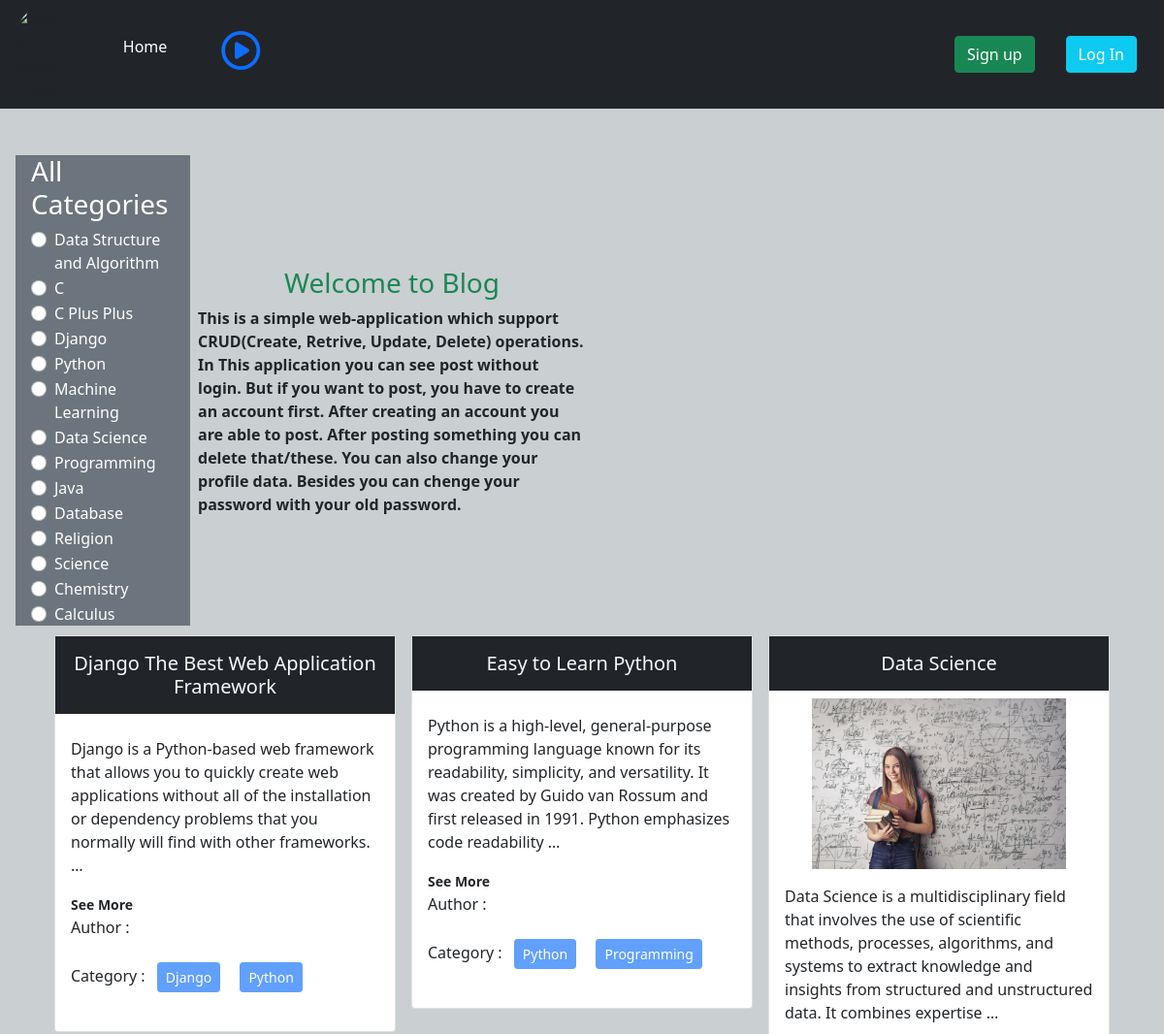
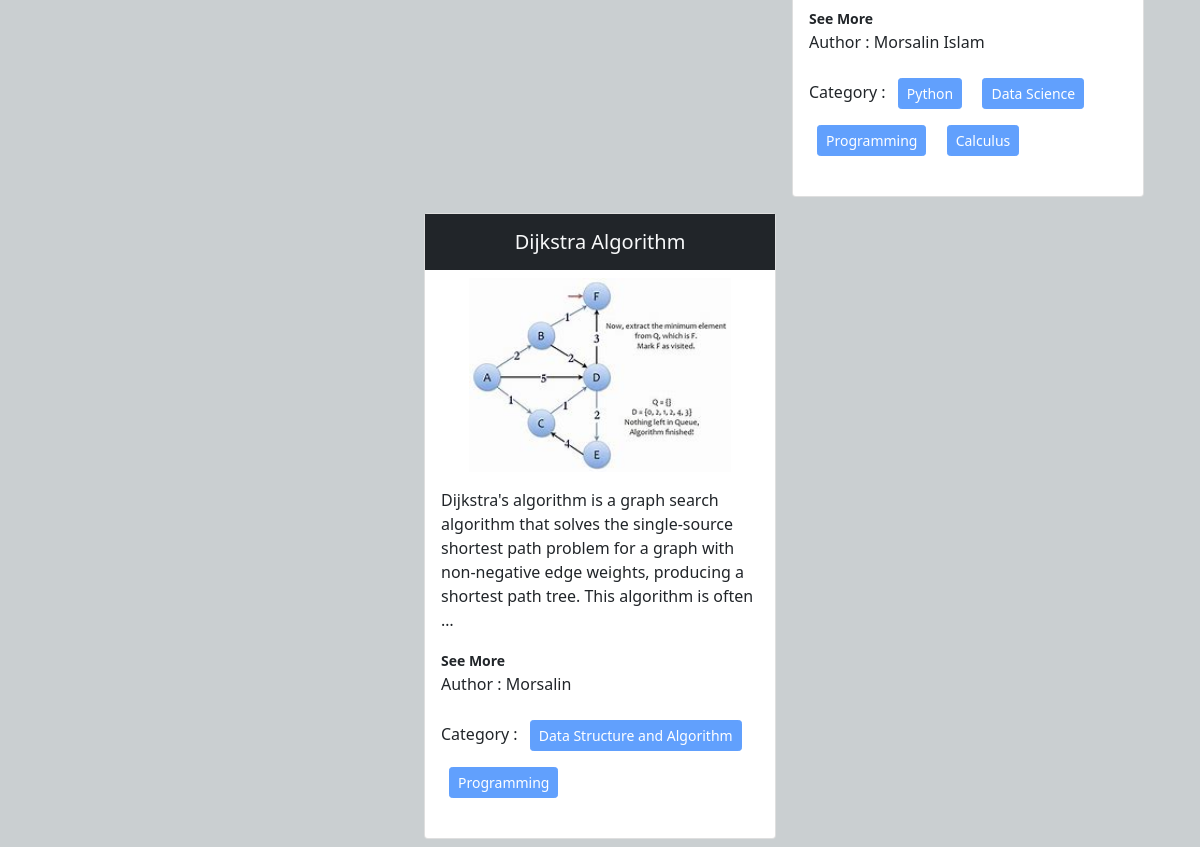
The page / on the database its author committed (2 pictures, top to bottom).
### categories/models.py (models this page shows, shortened)
class Category(models.Model):
    name = models.CharField(max_length = 70)
    slug = models.SlugField(max_length = 1000, null = True, blank = True, unique = True)

### post/models.py (models this page shows, shortened)
class Post(models.Model):
    title = models.CharField(max_length = 50)
    content = models.TextField()
    category = models.ManyToManyField(Category)
    author = models.ForeignKey(User, on_delete = models.CASCADE)
    image = models.ImageField(upload_to='post/media/uploads/',blank= True, null = True)

### blog_project/views.py (the view, shortened to what this page needs)
# urls.py: path("", views.homepage,  name = 'homepage'),
def homepage(request, category_slug = None):
    data = Post.objects.all()
    status = False
    if category_slug is not None:
        category = Category.objects.get(slug = category_slug) # first time we we catch slug with category_slug
        data = Post.objects.filter(category = category) # then select that category with filter function
        status  = True
    categories = Category.objects.all()
    return render(request, "homepage.html", {"postData":data, 'categories': categories, "status": status, 'total': len(data)})

### Templates/homepage.html (shortened to what this page needs)
{% extends 'base.html' %}
{% block content %}
<div class = 'd-flex mt-5'>
  <div class ='col-2 ps-3 me-1'>
    <div class = ' bg-secondary px-3 me-1'>
      <h3 class = 'text-white'>All Categories</h3>
      {% for category in categories %}
      <div class="form-check">
        <input class="form-check-input"
        type="radio"
        name="category"
        id="{{category.name}}">
        <label class="form-check-label" for="{{category.name}}">
          <a class = "text-decoration-none  text-white" href="{% url 'category_wise_post' category.slug %}"> {{category.name}}</a>
        </label>
      </div>
      {% endfor %}
    </div>
  </div>
  <div class = "col-4 d-flex align-items-center">
    <div>
      <h3 class = 'text-success text-center'>Welcome to Blog</h3>
      <b>This is a simple web-application which support CRUD(Create, Retrive, Update, Delete) operations.
        In This application you can see post without login. But if you want to post, you have to create an account first. After creating an account you are able to post.  After posting something you can delete that/these. You can also change your profile data. Besides you can chenge your password with your old password.
      </b>
   </div>
    </div>
  <div class = 'col-5'>
    {% load static %}
  </div>
</div>
<div class="d-flex flex-wrap px-5 justify-content-center">
  {% for post in postData %}
  <div class="col-4">
    <div class="card m-2">
      <h5 class="card-title text-center text-light p-3 bg-dark">{{post.title}}</h5>
      {% if post.image %}
      <img src="{{post.image.url}}" class = 'w-75 m-auto' alt="">
      {% endif %}
      <div class="card-body">
        <p class="card-text">{{post.content | truncatewords:30}}</p>
          <a href="{% url 'post_details' post.id %}" class = 'text-decoration-none text-dark'><small><b>See More</b></small></a>
        <p>Author : {{post.author.first_name}} {{post.author.last_name}}</p>
        <p>
          Category : {% for cat in post.category.all %}
          <button class="btn btn-primary btn-sm m-2" disabled >{{cat.name}} </button>
          {% endfor %}
        </p>
      </div>
    </div>
  </div>
  {% endfor %}
</div>
{% endblock content %}

### Templates/base.html (shortened to what this page needs)
<!DOCTYPE html>
<html lang="en">
  <head>
    <link
      href="https://cdn.jsdelivr.net/npm/bootstrap@5.0.2/dist/css/bootstrap.min.css"
      rel="stylesheet"
    />
    <link rel="stylesheet" href="https://cdnjs.cloudflare.com/ajax/libs/font-awesome/6.5.1/css/all.min.css" />
  </head>
  <body style = 'background-color:#cacfd1;'>
    <nav class="navbar navbar-expand-lg navbar-dark bg-dark">
      <div class="container-fluid">
             {% load static %}
            <img style = 'width: 5%; border-radius: 50%;' src="{% static 'avatar.jpg' %}" alt="This is avatar image">
        <div class="collapse navbar-collapse" id="navbarSupportedContent">
          <ul class="navbar-nav me-auto mb-2 mb-lg-0">
            <li class="nav-item">
              <a class="nav-link active mx-5" aria-current="page" href="{% url 'homepage' %}">Home</a>
            </li>
            <li class="nav-item">
              <h1><a href="#"><i class="fa-regular fa-circle-play bg-allert me-5" style = 'border-radius: 50%;'></i></a></h1>
            </li>
          </ul>
          <form class="d-flex">
            {% if not user.is_authenticated %}
             <a class = 'btn btn-success mx-3 text-white' href="{% url "sign_up" %}">Sign up</a>
              <a class = 'btn btn-info mx-3 text-white' href="{% url 'login'%}">Log In</a>
            {% else %}
            <a class = 'btn btn-info mx-3 text-white' href="{% url 'profile'%}">Profile</a>
            <a class = 'btn btn-danger mx-3 text-white' href="{% url 'logout'%}">Log Out</a>
            {% endif %}
          </form>
        </div>
      </div>
    </nav>
    {% block content %}
    {% endblock %}
  </body>
</html>

### rows shown on the page
Category: name "Data Structure and Algorithm"
Category: name "C"
Category: name "C Plus Plus"
Category: name "Django"
Category: name "Python"
Category: name "Machine Learning"
Category: name "Data Science"
Category: name "Programming"
Category: name "Java"
Category: name "Database"
Category: name "Religion"
Category: name "Science"
Category: name "Chemistry"
Category: name "Calculus"
Post: title "Django The Best Web Application Framework", content "Django is a Python-based web framework that allows you to quickly create web applications without all of the installation or dependency problems that you normally will find with other frameworks. …"
Post: title "Easy to Learn Python", content "Python is a high-level, general-purpose programming language known for its readability, simplicity, and versatility. It was created by Guido van Rossum and first released in 1991. Python emphasizes code readability …"
Post: title "Data Science", image (picture), content "Data Science is a multidisciplinary field that involves the use of scientific methods, processes, algorithms, and systems to extract knowledge and insights from structured and unstructured data. It combines expertise …", author.first_name "Morsalin", author.last_name "Islam"
Post: title "Dijkstra Algorithm", image (picture), content "Dijkstra's algorithm is a graph search algorithm that solves the single-source shortest path problem for a graph with non-negative edge weights, producing a shortest path tree. This algorithm is often …", author.first_name "Morsalin"
